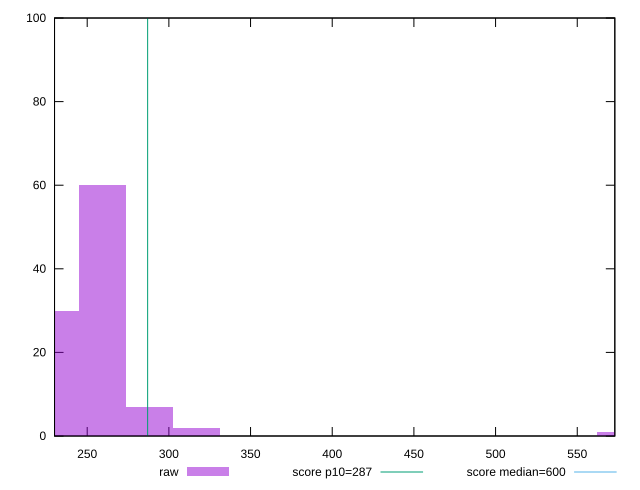

The gnuplot source for this figure:
reset

$raw <<EOF
576.3119364103827 1
259.3403713846722 60
230.52477456415306 30
316.97156502571045 2
288.15596820519136 7
EOF

set key outside below
set boxwidth 28.815596820519133
set xrange [230:573]
set yrange [0:100]
set trange [0:100]
set style fill transparent solid 0.5 noborder

set parametric
set terminal svg size 640, 490 enhanced background rgb 'white'
set output "reports/report_00031_2021-02-24T23-18-18.084Z/total-blocking-time/samples/music/raw/histogram.svg"

plot $raw title "raw" with boxes, \
     287,t title "score p10=287", \
     600,t title "score median=600"

reset
